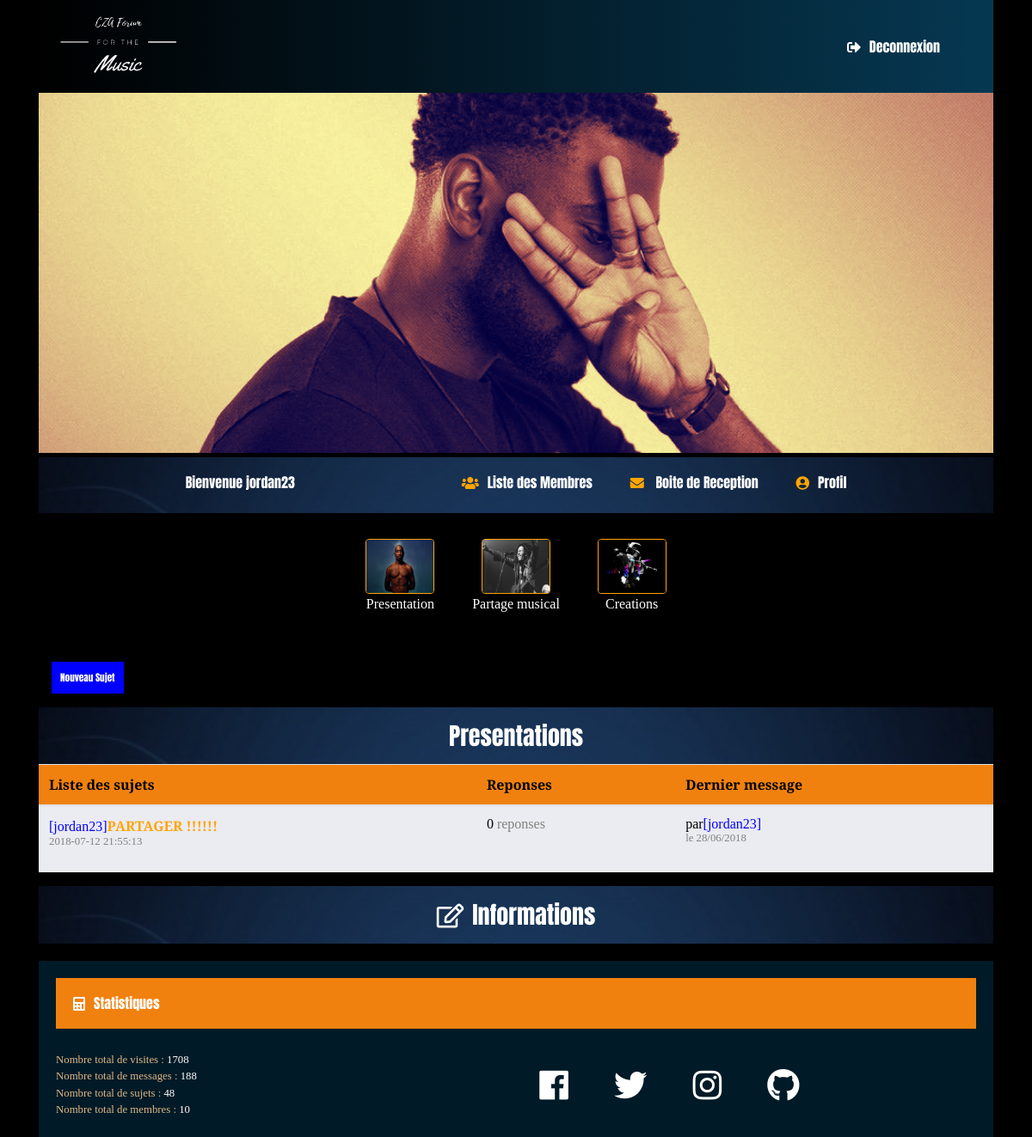
Screenshot of /sectionphp/partage_musical.php (signed in) with the database file from the repository.
### tables this page shows
CREATE TABLE `sujet` (
  `id_sujet` int(11) NOT NULL,
  `nom_sujet` varchar(255) NOT NULL,
  `id_membre` int(11) NOT NULL,
  `id_categorie` int(11) NOT NULL,
  `date_heure_creation` timestamp NOT NULL DEFAULT CURRENT_TIMESTAMP ON UPDATE CURRENT_TIMESTAMP
);

CREATE TABLE `membre` (
  `id_membre` int(11) NOT NULL,
  `nom` varchar(255) NOT NULL,
  `prenom` varchar(255) NOT NULL,
  `pseudo` varchar(255) NOT NULL,
  `motDePasse` varchar(255) NOT NULL,
  `adresse_mail` varchar(50) NOT NULL,
  `date_de_naissance` date NOT NULL,
  `date_inscription` timestamp NOT NULL DEFAULT CURRENT_TIMESTAMP ON UPDATE CURRENT_TIMESTAMP,
  `admin` tinyint(1) NOT NULL,
  `moderateur` tinyint(1) NOT NULL
);

### sectionphp/partage_musical.php (the view, shortened to what this page needs)
<?php
include_once "header.php";
?>
<html lang="fr">
<head>
	<link rel="stylesheet" href="../css/presentation.css">
	<link rel="stylesheet" href="https://use.fontawesome.com/releases/v5.0.13/css/all.css">
</head>
          <div class="sections-forum text-center">
       			<ul class="list-navbar">
				<li><a href="presentation.php"><figure><img class="img-fluid rounded" src="../assets/img/tupac.jpg" width="80"><figcaption>Presentation</figcaption></figure></a></li>
				<li><a href="partage_musical.php"><figure><img class="img-fluid rounded" src="../assets/img/bobmarley2.jpg" width="80"><figcaption>Partage musical</figcaption></figure></a></li>
				<li><a href="creations.php"><figure><img class="img-fluid rounded" src="../assets/img/mj.jpg" width="80"><figcaption>Creations</figcaption></figure></a></li>
			</ul>
          </div>
	<div id="body-sujets">
		<div class="container">
		<div class="row">
			<div class=" col-sm-9 entetesujets">
			<a href="post-sujets.php"  class="nouveau" >Nouveau Sujet</a>
		</div>
		</div>
		</div>
	</div>
        <div class="list-sujets-forum">
	<div id="banner-title" class="main-navbar text-center">
	<h3>Presentations</h3>
		</div>
		  <table class="table table-striped">
    <thead>
      <tr>
        <th>Liste des sujets</th>
        <th>Reponses</th>
        <th>Dernier message</th>
      </tr>
    </thead>
    <tbody>
 <?php
                  try
{
  $bdd = new PDO('mysql:host=localhost;dbname=forum;charset=utf8', 'root', 'root');
}
catch (Exception $e)
{
        die('Erreur : ' . $e->getMessage());
}
                  $sujet = $bdd->query('SELECT * FROM sujet INNER JOIN membre ON sujet.id_membre = membre.id_membre WHERE id_categorie = 2 ');
                  while($donnees = $sujet->fetch()){
                  ?>
      <tr>
        <td><a class="membre-sujet" href="">[<?php echo $donnees['pseudo']; ?>]</a><a class="nom-sujet" href="presentation-message.php?numero_du_sujet=<?php echo $donnees['id_sujet'];?>&titre_sujet=<?php echo $donnees['nom_sujet'];?>"><b><?php echo $donnees['nom_sujet'] ?></b></a>
        <p class="date-sujet"><?php echo $donnees['date_heure_creation'] ; ?> </p>
        </td>
        <td><span class="nbdereponses">0</span>
        	<span style="color:grey;">reponses</span></td>
        <td>
        par<a class="membre-sujet" href="">[<?php echo $donnees['pseudo']; ?>]</a>
        <p class="date-sujet">le 28/06/2018 </p>
</td>
      </tr>
<?php } ?>
    </tbody>
  </table>
 </div>
<?php include"info.php"; ?>
</body>

### css/navbar.css (style rules this page uses)
body { background-color:black; }

### css/index.css (style rules this page uses)
body { color:white; font-family: 'Anton', sans-serif; }
.main-navbar { margin-top:5px; background-image:url('../assets/img/bluewave.jpg'); background-size:cover; padding-top:17px; padding-bottom:8px; border-radius:1px; }
.list-navbar li { display:inline; margin-right:40px; color:orange; }
.list-navbar a { color:white; }

### css/presentation.css (style rules this page uses)
.list-navbar li { display:inline-block; }
.list-navbar img { display:inline-block; border:1px solid orange; }
.list-navbar figure { font-family: 'Cinzel', serif; }
.sections-forum { margin-top:30px; margin-bottom:50px; }
#body-sujets { margin-top:40px; }
.nom-sujet { color:orange; font-family: 'Cinzel', serif; }
.membre-sujet { color:blue; font-family: 'Cinzel', serif; }
.date-sujet { color:gray; font-family: 'Cinzel', serif; font-size:0.8em; }
.entetesujets { font-size:0.7em; margin-bottom:20px; }
.table { font-family: 'Cinzel', serif; color:black; }
thead { background-color: #f0810f; }
tbody { background-color:ghostwhite; }
.nouveau { background-color:blue; padding:10px; color:white; }

### rows the page displays
sujet: id_membre.pseudo "jordan23", nom_sujet "PARTAGER !!!!!!", date_heure_creation "2018-07-12 21:55:13"

### other values shown
$_SESSION['pseudo'] "jordan23"
